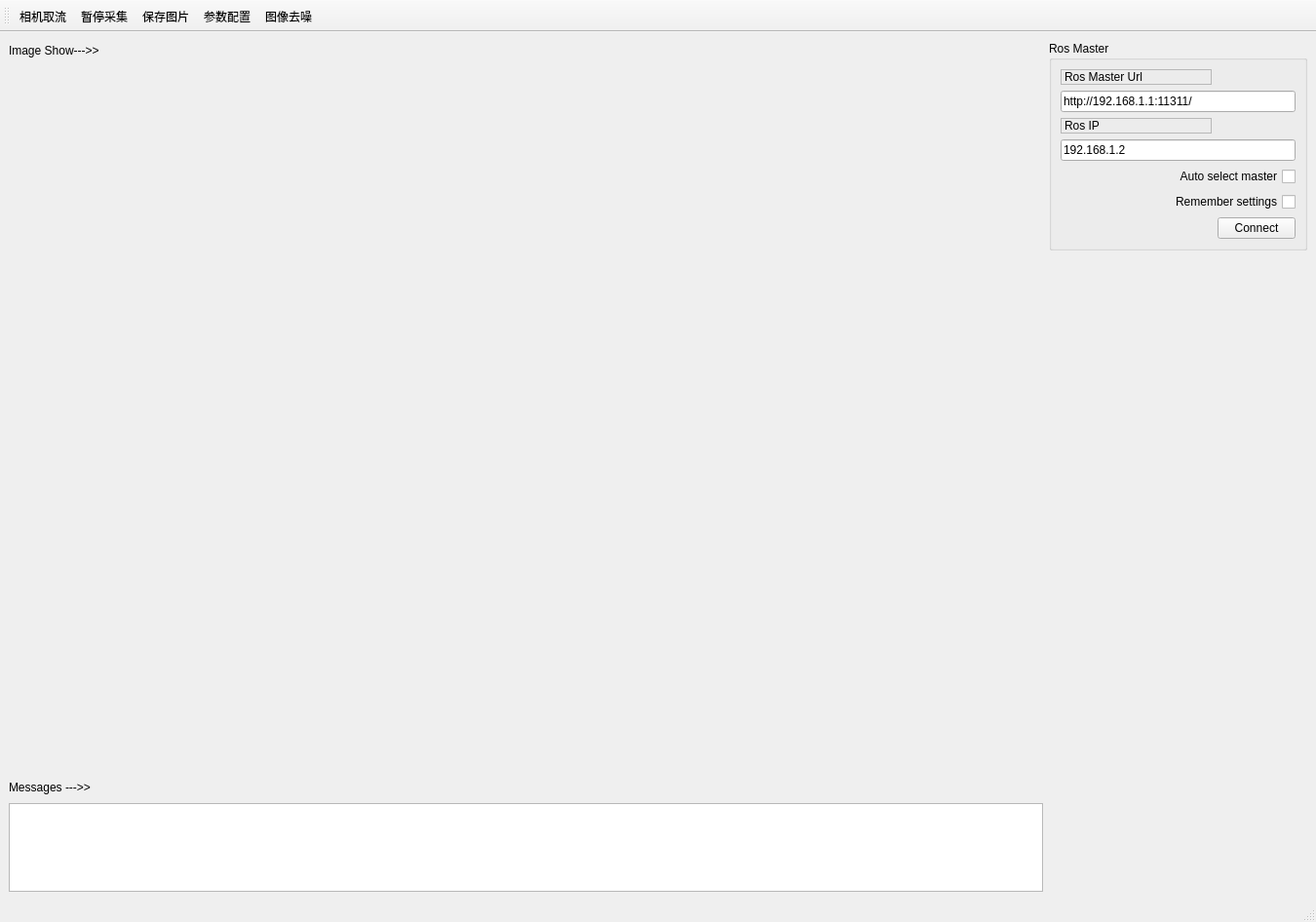
<?xml version="1.0" encoding="UTF-8"?>
<ui version="4.0">
 <class>MainWindowDesign</class>
 <widget class="QMainWindow" name="MainWindowDesign">
  <property name="geometry">
   <rect>
    <x>0</x>
    <y>0</y>
    <width>1350</width>
    <height>946</height>
   </rect>
  </property>
  <property name="sizePolicy">
   <sizepolicy hsizetype="MinimumExpanding" vsizetype="MinimumExpanding">
    <horstretch>0</horstretch>
    <verstretch>0</verstretch>
   </sizepolicy>
  </property>
  <property name="windowTitle">
   <string>QRosApp</string>
  </property>
  <property name="windowIcon">
   <iconset resource="../resources/images.qrc">
    <normaloff>:/images/icon.png</normaloff>:/images/icon.png</iconset>
  </property>
  <property name="locale">
   <locale language="English" country="Australia"/>
  </property>
  <widget class="QWidget" name="centralwidget">
   <layout class="QVBoxLayout" name="verticalLayout_3">
    <item>
     <layout class="QHBoxLayout" name="horizontalLayout_3" stretch="4,1">
      <item>
       <layout class="QVBoxLayout" name="verticalLayout">
        <property name="sizeConstraint">
         <enum>QLayout::SetNoConstraint</enum>
        </property>
        <item>
         <layout class="QHBoxLayout" name="horizontalLayout_2">
          <item>
           <widget class="QLabel" name="label_5">
            <property name="sizePolicy">
             <sizepolicy hsizetype="Fixed" vsizetype="Fixed">
              <horstretch>0</horstretch>
              <verstretch>0</verstretch>
             </sizepolicy>
            </property>
            <property name="text">
             <string>Image Show---&gt;&gt;</string>
            </property>
           </widget>
          </item>
          <item>
           <spacer name="horizontalSpacer_3">
            <property name="orientation">
             <enum>Qt::Horizontal</enum>
            </property>
            <property name="sizeHint" stdset="0">
             <size>
              <width>40</width>
              <height>20</height>
             </size>
            </property>
           </spacer>
          </item>
         </layout>
        </item>
        <item>
         <widget class="CameraWidget" name="image_widget" native="true">
          <property name="sizePolicy">
           <sizepolicy hsizetype="Expanding" vsizetype="Expanding">
            <horstretch>0</horstretch>
            <verstretch>8</verstretch>
           </sizepolicy>
          </property>
         </widget>
        </item>
        <item>
         <layout class="QHBoxLayout" name="horizontalLayout">
          <item>
           <widget class="QLabel" name="label">
            <property name="sizePolicy">
             <sizepolicy hsizetype="Fixed" vsizetype="Fixed">
              <horstretch>0</horstretch>
              <verstretch>0</verstretch>
             </sizepolicy>
            </property>
            <property name="text">
             <string>Messages ---&gt;&gt;</string>
            </property>
           </widget>
          </item>
          <item>
           <spacer name="horizontalSpacer_2">
            <property name="orientation">
             <enum>Qt::Horizontal</enum>
            </property>
            <property name="sizeHint" stdset="0">
             <size>
              <width>40</width>
              <height>20</height>
             </size>
            </property>
           </spacer>
          </item>
         </layout>
        </item>
        <item>
         <widget class="QListView" name="view_logging">
          <property name="enabled">
           <bool>true</bool>
          </property>
          <property name="sizePolicy">
           <sizepolicy hsizetype="Expanding" vsizetype="Expanding">
            <horstretch>0</horstretch>
            <verstretch>1</verstretch>
           </sizepolicy>
          </property>
         </widget>
        </item>
       </layout>
      </item>
      <item>
       <layout class="QVBoxLayout" name="verticalLayout_2" stretch="3,1,1">
        <property name="sizeConstraint">
         <enum>QLayout::SetFixedSize</enum>
        </property>
        <item>
         <widget class="QGroupBox" name="groupBox_2">
          <property name="sizePolicy">
           <sizepolicy hsizetype="Preferred" vsizetype="Fixed">
            <horstretch>0</horstretch>
            <verstretch>0</verstretch>
           </sizepolicy>
          </property>
          <property name="title">
           <string>Ros Master</string>
          </property>
          <layout class="QGridLayout" name="gridLayout">
           <item row="5" column="0" colspan="2">
            <widget class="QCheckBox" name="checkbox_remember_settings">
             <property name="sizePolicy">
              <sizepolicy hsizetype="Preferred" vsizetype="Fixed">
               <horstretch>0</horstretch>
               <verstretch>0</verstretch>
              </sizepolicy>
             </property>
             <property name="layoutDirection">
              <enum>Qt::RightToLeft</enum>
             </property>
             <property name="text">
              <string>Remember settings</string>
             </property>
            </widget>
           </item>
           <item row="0" column="0">
            <widget class="QLabel" name="label_1">
             <property name="frameShape">
              <enum>QFrame::StyledPanel</enum>
             </property>
             <property name="frameShadow">
              <enum>QFrame::Raised</enum>
             </property>
             <property name="text">
              <string>Ros Master Url</string>
             </property>
            </widget>
           </item>
           <item row="3" column="0" colspan="2">
            <widget class="QLineEdit" name="line_edit_host">
             <property name="text">
              <string>192.168.1.2</string>
             </property>
            </widget>
           </item>
           <item row="7" column="0">
            <spacer name="horizontalSpacer">
             <property name="orientation">
              <enum>Qt::Horizontal</enum>
             </property>
             <property name="sizeHint" stdset="0">
              <size>
               <width>170</width>
               <height>21</height>
              </size>
             </property>
            </spacer>
           </item>
           <item row="7" column="1">
            <widget class="QPushButton" name="button_connect">
             <property name="enabled">
              <bool>true</bool>
             </property>
             <property name="sizePolicy">
              <sizepolicy hsizetype="Preferred" vsizetype="Fixed">
               <horstretch>0</horstretch>
               <verstretch>0</verstretch>
              </sizepolicy>
             </property>
             <property name="toolTip">
              <string>Set the target to the current joint trajectory state.</string>
             </property>
             <property name="statusTip">
              <string>Clear all waypoints and set the target to the current joint trajectory state.</string>
             </property>
             <property name="text">
              <string>Connect</string>
             </property>
            </widget>
           </item>
           <item row="4" column="0" colspan="2">
            <widget class="QCheckBox" name="checkbox_use_environment">
             <property name="sizePolicy">
              <sizepolicy hsizetype="Preferred" vsizetype="Fixed">
               <horstretch>0</horstretch>
               <verstretch>0</verstretch>
              </sizepolicy>
             </property>
             <property name="layoutDirection">
              <enum>Qt::RightToLeft</enum>
             </property>
             <property name="text">
              <string>Auto select master</string>
             </property>
            </widget>
           </item>
           <item row="1" column="0" colspan="2">
            <widget class="QLineEdit" name="line_edit_master">
             <property name="text">
              <string>http://192.168.1.1:11311/</string>
             </property>
            </widget>
           </item>
           <item row="2" column="0">
            <widget class="QLabel" name="label_2">
             <property name="frameShape">
              <enum>QFrame::StyledPanel</enum>
             </property>
             <property name="frameShadow">
              <enum>QFrame::Raised</enum>
             </property>
             <property name="text">
              <string>Ros IP</string>
             </property>
            </widget>
           </item>
          </layout>
         </widget>
        </item>
        <item>
         <widget class="CameraWidget" name="front_view" native="true"/>
        </item>
        <item>
         <widget class="QWidget" name="track_view" native="true"/>
        </item>
       </layout>
      </item>
     </layout>
    </item>
   </layout>
  </widget>
  <widget class="QMenuBar" name="menubar">
   <property name="geometry">
    <rect>
     <x>0</x>
     <y>0</y>
     <width>1350</width>
     <height>32</height>
    </rect>
   </property>
  </widget>
  <widget class="QStatusBar" name="statusbar"/>
  <widget class="QToolBar" name="toolBar">
   <property name="windowTitle">
    <string>toolBar</string>
   </property>
   <attribute name="toolBarArea">
    <enum>TopToolBarArea</enum>
   </attribute>
   <attribute name="toolBarBreak">
    <bool>false</bool>
   </attribute>
   <addaction name="action_img_streaming"/>
   <addaction name="action_img_stop"/>
   <addaction name="action_img_save"/>
   <addaction name="action_para_config"/>
   <addaction name="action_denoise"/>
  </widget>
  <action name="action_Quit">
   <property name="text">
    <string>&amp;Quit</string>
   </property>
   <property name="shortcut">
    <string>Ctrl+Q</string>
   </property>
   <property name="shortcutContext">
    <enum>Qt::ApplicationShortcut</enum>
   </property>
  </action>
  <action name="action_Preferences">
   <property name="text">
    <string>&amp;Preferences</string>
   </property>
  </action>
  <action name="actionAbout">
   <property name="text">
    <string>&amp;About</string>
   </property>
  </action>
  <action name="actionAbout_Qt">
   <property name="text">
    <string>About &amp;Qt</string>
   </property>
  </action>
  <action name="action_img_streaming">
   <property name="text">
    <string>相机取流</string>
   </property>
  </action>
  <action name="action_img_save">
   <property name="text">
    <string>保存图片</string>
   </property>
  </action>
  <action name="action_img_stop">
   <property name="text">
    <string>暂停采集</string>
   </property>
  </action>
  <action name="action_para_config">
   <property name="text">
    <string>参数配置</string>
   </property>
   <property name="toolTip">
    <string>配置相机参数</string>
   </property>
  </action>
  <action name="action_denoise">
   <property name="text">
    <string>图像去噪</string>
   </property>
  </action>
 </widget>
 <customwidgets>
  <customwidget>
   <class>CameraWidget</class>
   <extends>QWidget</extends>
   <header location="global">image_widget.h</header>
   <container>1</container>
  </customwidget>
 </customwidgets>
 <resources>
  <include location="../resources/images.qrc"/>
 </resources>
 <connections>
  <connection>
   <sender>action_Quit</sender>
   <signal>triggered()</signal>
   <receiver>MainWindowDesign</receiver>
   <slot>close()</slot>
   <hints>
    <hint type="sourcelabel">
     <x>-1</x>
     <y>-1</y>
    </hint>
    <hint type="destinationlabel">
     <x>399</x>
     <y>299</y>
    </hint>
   </hints>
  </connection>
 </connections>
</ui>
